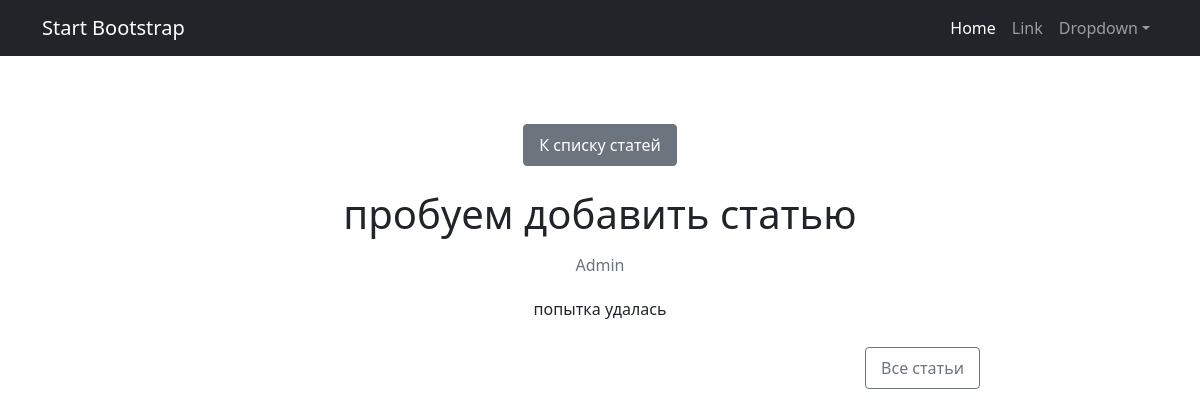
Screenshot of /articles/31/ with the database file from the repository.
### info/models.py (models this page shows, shortened)
class Article(models.Model):
    title = models.CharField(max_length=200)
    content = models.TextField()
    pub_date = models.DateTimeField('date published')
    author = models.ForeignKey(User, on_delete=models.CASCADE, related_name='articles')
    categories = models.ManyToManyField(Category, related_name='articles', verbose_name="Категории")
    class Meta:
        permissions = [
            ('can_create_article', 'Может создавать статью'),
            ('can_edit_article', 'Может редактировать статью'),
            ('can_delete_article', 'Может удалять статью'),
        ]

### info/views.py (the view)
# urls.py: path('articles/<int:article_id>/', article_detail, name='article_detail'),
def article_detail(request, article_id):
    article = get_object_or_404(Article, pk=article_id)
    return render(request, 'article_detail.html', {'article': article})

### accounts/templatetags/auth_extras.py (called while the page is built)
@register.filter(name='in_group')
def in_group(user, group_name):
    return user.groups.filter(name=group_name).exists()

### templates/article_detail.html (shortened to what this page needs)
{% extends 'default.html' %}
{% load auth_extras %}
{% block content %}
<div class="news-detail">
    <div class="mb-4">
        <a href="{% url 'articles' %}" class="btn btn-secondary">
             К списку статей
        </a>
    </div>
    <article class="article-detail">
        <h1 class="article-title">{{ article.title }}</h1>
        <div class="news-meta">
            <span>
                {{ article.author.username }}
            </span>
        </div>
        <div class="news-content">
            {% if article.content %}
                {{ article.content|safe }}
            {% else %}
                {{ article.text|linebreaks }}
            {% endif %}
        </div>
        <div class="d-flex justify-content-between mt-4 article-footer">
            <a href="{% url 'articles' %}" class="btn btn-outline-secondary">
                 Все статьи
            </a>
        </div>
    </article>
</div>
{% endblock content %}

### templates/article_detail.html (style rules this page uses)
.news-detail { max-width: 800px; margin: 0 auto; padding: 20px; }
.news-content, .article-detail .news-content { margin-top: 20px; line-height: 1.6; }
.news-meta, .article-detail .news-meta { color: #6c757d; margin-top: 15px; }
.btn { padding: 8px 15px; border-radius: 4px; text-decoration: none; transition: all 0.3s; }
.btn-secondary { background-color: #6c757d; color: white; }
.btn-outline-secondary { border: 1px solid #6c757d; color: #6c757d; }

### rows the page displays
Article: title "пробуем добавить статью", author.username "Admin", content "попытка удалась"
